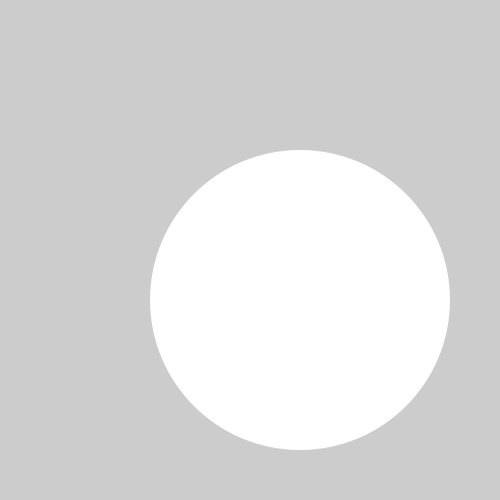
Frame 1 (no input)
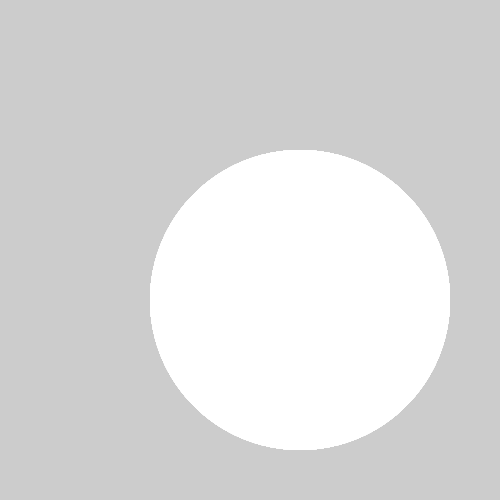
Frame 60 (the mouse pressed at the canvas centre just before this capture)
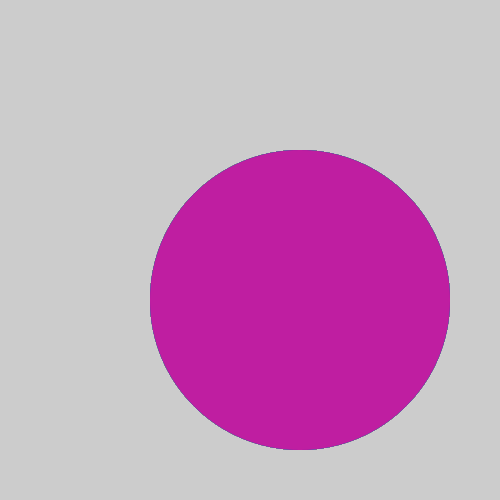
Frame 120 (the mouse held since frame 60 and released just before this capture)

The Processing sketch that drew these frames (run headless with seeded random() and noise(); from frame 60 on, the mouse is pressed at the canvas centre):

// Processing sketch: LogicalDot
// ── LogicalDot.pde
void setup() {
  size(500,500);
  noStroke();
}

void draw() {
  if (mousePressed) {
    fill(random(1,255),random(1,255),random(1,255));
    delay(100);
  }
  ellipse(300,300,300,300);
}
